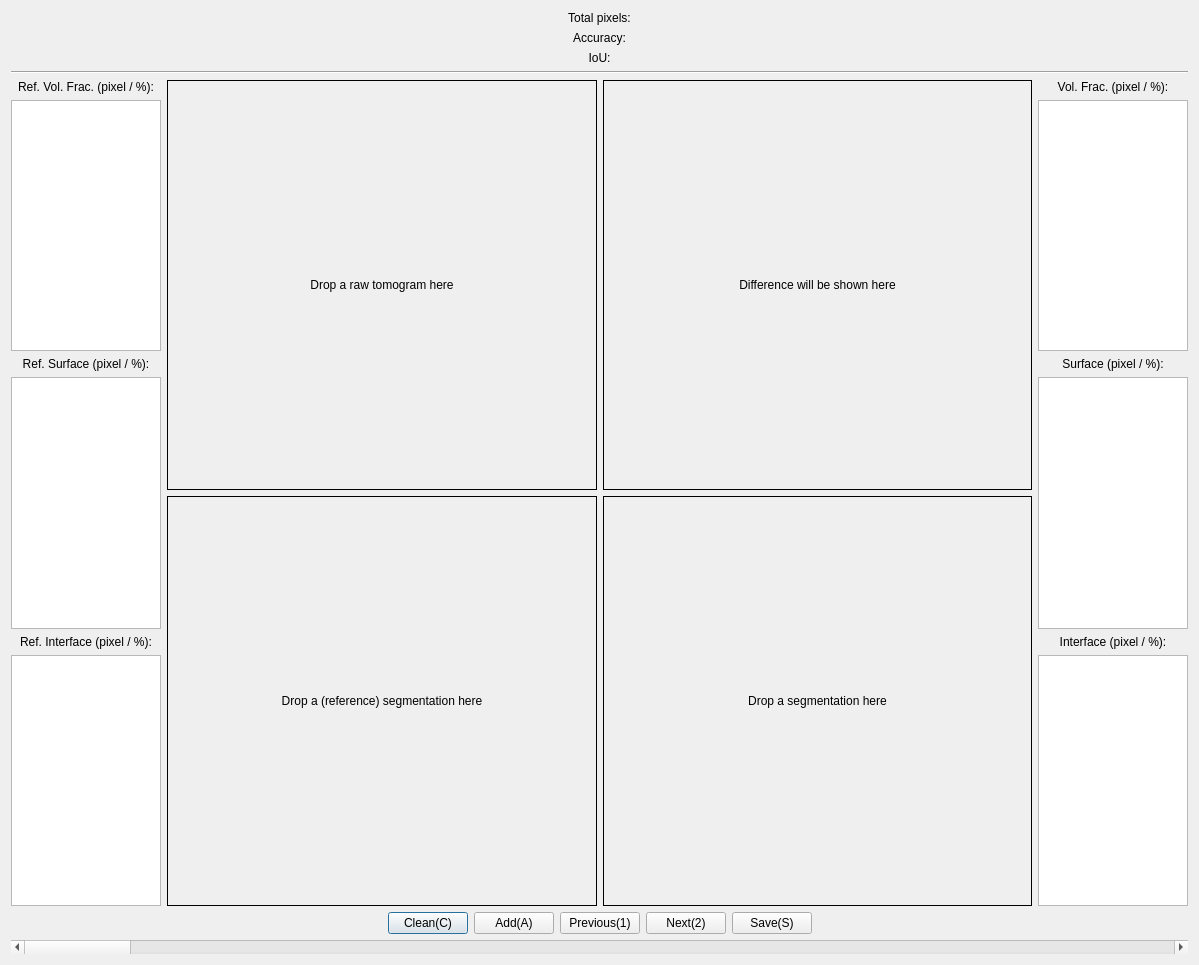
<?xml version="1.0" encoding="UTF-8"?>
<ui version="4.0">
 <class>metricViewer</class>
 <widget class="QDialog" name="metricViewer">
  <property name="geometry">
   <rect>
    <x>0</x>
    <y>0</y>
    <width>1199</width>
    <height>965</height>
   </rect>
  </property>
  <property name="windowTitle">
   <string>Dialog</string>
  </property>
  <layout class="QGridLayout" name="gridLayout">
   <item row="0" column="0">
    <layout class="QVBoxLayout" name="verticalLayout_4">
     <item>
      <widget class="QLabel" name="total_pix">
       <property name="text">
        <string>Total pixels:</string>
       </property>
       <property name="alignment">
        <set>Qt::AlignCenter</set>
       </property>
      </widget>
     </item>
     <item>
      <widget class="QLabel" name="total_IoU">
       <property name="text">
        <string>Accuracy:</string>
       </property>
       <property name="alignment">
        <set>Qt::AlignCenter</set>
       </property>
      </widget>
     </item>
     <item>
      <widget class="QLabel" name="total_acc">
       <property name="text">
        <string>IoU:</string>
       </property>
       <property name="alignment">
        <set>Qt::AlignCenter</set>
       </property>
      </widget>
     </item>
     <item>
      <widget class="Line" name="line">
       <property name="orientation">
        <enum>Qt::Horizontal</enum>
       </property>
      </widget>
     </item>
     <item>
      <layout class="QHBoxLayout" name="horizontalLayout_4">
       <item>
        <layout class="QVBoxLayout" name="verticalLayout_2">
         <item>
          <widget class="QLabel" name="label">
           <property name="sizePolicy">
            <sizepolicy hsizetype="Fixed" vsizetype="Fixed">
             <horstretch>0</horstretch>
             <verstretch>0</verstretch>
            </sizepolicy>
           </property>
           <property name="maximumSize">
            <size>
             <width>150</width>
             <height>16777215</height>
            </size>
           </property>
           <property name="text">
            <string>Ref. Vol. Frac. (pixel / %):</string>
           </property>
           <property name="alignment">
            <set>Qt::AlignCenter</set>
           </property>
          </widget>
         </item>
         <item>
          <widget class="QListWidget" name="gt1_vol_frac">
           <property name="sizePolicy">
            <sizepolicy hsizetype="Fixed" vsizetype="Expanding">
             <horstretch>0</horstretch>
             <verstretch>0</verstretch>
            </sizepolicy>
           </property>
           <property name="maximumSize">
            <size>
             <width>150</width>
             <height>16777215</height>
            </size>
           </property>
          </widget>
         </item>
         <item>
          <widget class="QLabel" name="label_5">
           <property name="sizePolicy">
            <sizepolicy hsizetype="Minimum" vsizetype="Fixed">
             <horstretch>0</horstretch>
             <verstretch>0</verstretch>
            </sizepolicy>
           </property>
           <property name="maximumSize">
            <size>
             <width>150</width>
             <height>16777215</height>
            </size>
           </property>
           <property name="text">
            <string>Ref. Surface (pixel / %):</string>
           </property>
           <property name="alignment">
            <set>Qt::AlignCenter</set>
           </property>
          </widget>
         </item>
         <item>
          <widget class="QListWidget" name="gt1_surf">
           <property name="sizePolicy">
            <sizepolicy hsizetype="Fixed" vsizetype="Expanding">
             <horstretch>0</horstretch>
             <verstretch>0</verstretch>
            </sizepolicy>
           </property>
           <property name="maximumSize">
            <size>
             <width>150</width>
             <height>16777215</height>
            </size>
           </property>
          </widget>
         </item>
         <item>
          <widget class="QLabel" name="label_2">
           <property name="sizePolicy">
            <sizepolicy hsizetype="Fixed" vsizetype="Fixed">
             <horstretch>0</horstretch>
             <verstretch>0</verstretch>
            </sizepolicy>
           </property>
           <property name="maximumSize">
            <size>
             <width>150</width>
             <height>16777215</height>
            </size>
           </property>
           <property name="text">
            <string>Ref. Interface (pixel / %):</string>
           </property>
           <property name="alignment">
            <set>Qt::AlignCenter</set>
           </property>
          </widget>
         </item>
         <item>
          <widget class="QListWidget" name="gt1_interf">
           <property name="sizePolicy">
            <sizepolicy hsizetype="Fixed" vsizetype="Expanding">
             <horstretch>0</horstretch>
             <verstretch>0</verstretch>
            </sizepolicy>
           </property>
           <property name="maximumSize">
            <size>
             <width>150</width>
             <height>16777215</height>
            </size>
           </property>
          </widget>
         </item>
        </layout>
       </item>
       <item>
        <layout class="QVBoxLayout" name="verticalLayout">
         <item>
          <layout class="QHBoxLayout" name="horizontalLayout_2">
           <item>
            <widget class="QLabel" name="raw_frame">
             <property name="sizePolicy">
              <sizepolicy hsizetype="Expanding" vsizetype="Expanding">
               <horstretch>1</horstretch>
               <verstretch>1</verstretch>
              </sizepolicy>
             </property>
             <property name="minimumSize">
              <size>
               <width>400</width>
               <height>400</height>
              </size>
             </property>
             <property name="mouseTracking">
              <bool>false</bool>
             </property>
             <property name="acceptDrops">
              <bool>true</bool>
             </property>
             <property name="autoFillBackground">
              <bool>false</bool>
             </property>
             <property name="frameShape">
              <enum>QFrame::Box</enum>
             </property>
             <property name="lineWidth">
              <number>1</number>
             </property>
             <property name="midLineWidth">
              <number>0</number>
             </property>
             <property name="text">
              <string>Drop a raw tomogram here</string>
             </property>
             <property name="alignment">
              <set>Qt::AlignCenter</set>
             </property>
            </widget>
           </item>
           <item>
            <widget class="QLabel" name="diff_frame">
             <property name="sizePolicy">
              <sizepolicy hsizetype="Expanding" vsizetype="Expanding">
               <horstretch>1</horstretch>
               <verstretch>1</verstretch>
              </sizepolicy>
             </property>
             <property name="minimumSize">
              <size>
               <width>400</width>
               <height>400</height>
              </size>
             </property>
             <property name="frameShape">
              <enum>QFrame::Box</enum>
             </property>
             <property name="text">
              <string>Difference will be shown here</string>
             </property>
             <property name="alignment">
              <set>Qt::AlignCenter</set>
             </property>
            </widget>
           </item>
          </layout>
         </item>
         <item>
          <layout class="QHBoxLayout" name="horizontalLayout_3">
           <item>
            <widget class="QLabel" name="gt1_frame">
             <property name="sizePolicy">
              <sizepolicy hsizetype="Expanding" vsizetype="Expanding">
               <horstretch>1</horstretch>
               <verstretch>1</verstretch>
              </sizepolicy>
             </property>
             <property name="minimumSize">
              <size>
               <width>400</width>
               <height>400</height>
              </size>
             </property>
             <property name="acceptDrops">
              <bool>true</bool>
             </property>
             <property name="frameShape">
              <enum>QFrame::Box</enum>
             </property>
             <property name="text">
              <string>Drop a (reference) segmentation here</string>
             </property>
             <property name="alignment">
              <set>Qt::AlignCenter</set>
             </property>
            </widget>
           </item>
           <item>
            <widget class="QLabel" name="gt2_frame">
             <property name="sizePolicy">
              <sizepolicy hsizetype="Expanding" vsizetype="Expanding">
               <horstretch>1</horstretch>
               <verstretch>1</verstretch>
              </sizepolicy>
             </property>
             <property name="minimumSize">
              <size>
               <width>400</width>
               <height>400</height>
              </size>
             </property>
             <property name="acceptDrops">
              <bool>true</bool>
             </property>
             <property name="frameShape">
              <enum>QFrame::Box</enum>
             </property>
             <property name="midLineWidth">
              <number>0</number>
             </property>
             <property name="text">
              <string>Drop a segmentation here</string>
             </property>
             <property name="alignment">
              <set>Qt::AlignCenter</set>
             </property>
            </widget>
           </item>
          </layout>
         </item>
        </layout>
       </item>
       <item>
        <layout class="QVBoxLayout" name="verticalLayout_3">
         <item>
          <widget class="QLabel" name="label_3">
           <property name="sizePolicy">
            <sizepolicy hsizetype="Fixed" vsizetype="Fixed">
             <horstretch>0</horstretch>
             <verstretch>0</verstretch>
            </sizepolicy>
           </property>
           <property name="maximumSize">
            <size>
             <width>150</width>
             <height>16777215</height>
            </size>
           </property>
           <property name="text">
            <string>Vol. Frac. (pixel / %):</string>
           </property>
           <property name="alignment">
            <set>Qt::AlignCenter</set>
           </property>
          </widget>
         </item>
         <item>
          <widget class="QListWidget" name="gt2_vol_frac">
           <property name="sizePolicy">
            <sizepolicy hsizetype="Fixed" vsizetype="Expanding">
             <horstretch>0</horstretch>
             <verstretch>0</verstretch>
            </sizepolicy>
           </property>
           <property name="maximumSize">
            <size>
             <width>150</width>
             <height>16777215</height>
            </size>
           </property>
          </widget>
         </item>
         <item>
          <widget class="QLabel" name="label_6">
           <property name="sizePolicy">
            <sizepolicy hsizetype="Fixed" vsizetype="Fixed">
             <horstretch>0</horstretch>
             <verstretch>0</verstretch>
            </sizepolicy>
           </property>
           <property name="maximumSize">
            <size>
             <width>150</width>
             <height>16777215</height>
            </size>
           </property>
           <property name="text">
            <string>Surface (pixel / %):</string>
           </property>
           <property name="alignment">
            <set>Qt::AlignCenter</set>
           </property>
          </widget>
         </item>
         <item>
          <widget class="QListWidget" name="gt2_surf">
           <property name="sizePolicy">
            <sizepolicy hsizetype="Fixed" vsizetype="Expanding">
             <horstretch>0</horstretch>
             <verstretch>0</verstretch>
            </sizepolicy>
           </property>
           <property name="maximumSize">
            <size>
             <width>150</width>
             <height>16777215</height>
            </size>
           </property>
          </widget>
         </item>
         <item>
          <widget class="QLabel" name="label_4">
           <property name="sizePolicy">
            <sizepolicy hsizetype="Fixed" vsizetype="Fixed">
             <horstretch>0</horstretch>
             <verstretch>0</verstretch>
            </sizepolicy>
           </property>
           <property name="maximumSize">
            <size>
             <width>150</width>
             <height>16777215</height>
            </size>
           </property>
           <property name="text">
            <string>Interface (pixel / %):</string>
           </property>
           <property name="alignment">
            <set>Qt::AlignCenter</set>
           </property>
          </widget>
         </item>
         <item>
          <widget class="QListWidget" name="gt2_interf">
           <property name="sizePolicy">
            <sizepolicy hsizetype="Fixed" vsizetype="Expanding">
             <horstretch>0</horstretch>
             <verstretch>0</verstretch>
            </sizepolicy>
           </property>
           <property name="maximumSize">
            <size>
             <width>150</width>
             <height>16777215</height>
            </size>
           </property>
          </widget>
         </item>
        </layout>
       </item>
      </layout>
     </item>
     <item>
      <layout class="QHBoxLayout" name="horizontalLayout">
       <item>
        <spacer name="horizontalSpacer">
         <property name="orientation">
          <enum>Qt::Horizontal</enum>
         </property>
         <property name="sizeHint" stdset="0">
          <size>
           <width>40</width>
           <height>20</height>
          </size>
         </property>
        </spacer>
       </item>
       <item>
        <widget class="QPushButton" name="clean_button">
         <property name="text">
          <string>Clean(C)</string>
         </property>
         <property name="shortcut">
          <string>C</string>
         </property>
        </widget>
       </item>
       <item>
        <widget class="QPushButton" name="add_button">
         <property name="text">
          <string>Add(A)</string>
         </property>
         <property name="shortcut">
          <string>A</string>
         </property>
        </widget>
       </item>
       <item>
        <widget class="QPushButton" name="previous_button">
         <property name="text">
          <string>Previous(1)</string>
         </property>
         <property name="shortcut">
          <string>1</string>
         </property>
        </widget>
       </item>
       <item>
        <widget class="QPushButton" name="next_button">
         <property name="text">
          <string>Next(2)</string>
         </property>
         <property name="shortcut">
          <string>2</string>
         </property>
        </widget>
       </item>
       <item>
        <widget class="QPushButton" name="save_Button">
         <property name="text">
          <string>Save(S)</string>
         </property>
         <property name="shortcut">
          <string>S</string>
         </property>
        </widget>
       </item>
       <item>
        <spacer name="horizontalSpacer_2">
         <property name="orientation">
          <enum>Qt::Horizontal</enum>
         </property>
         <property name="sizeHint" stdset="0">
          <size>
           <width>40</width>
           <height>20</height>
          </size>
         </property>
        </spacer>
       </item>
      </layout>
     </item>
     <item>
      <widget class="QScrollBar" name="pageSlider">
       <property name="orientation">
        <enum>Qt::Horizontal</enum>
       </property>
      </widget>
     </item>
    </layout>
   </item>
  </layout>
 </widget>
 <resources/>
 <connections/>
</ui>
